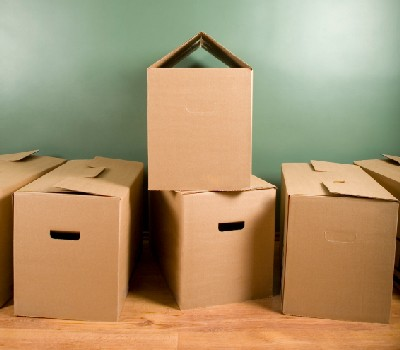
#> input picture HW2/data/img00.jpg, 400 x 350 px; its folder holds only this picture in this run
$ python HW2_HoughTransform.py
#> lines starting #> are read from the running program, lines starting #| are printed output that depends on the picture; after the words box and inside, x2 and y2 are one past the last pixel; in counts of white or black regions, pixels touching at a corner belong together

import math
import glob
import numpy as np
from PIL import Image
import cv2


# parameters

datadir = './data'
resultdir='./results'

sigma=2
threshold=0.03
rhoRes=1
thetaRes=math.pi/180
nLines=20


def ConvFilter(Igs, G):
    print('1. ConvFilter')
    # TODO ...
    Igs_h, Igs_w = Igs.shape
    G_h, G_w = G.shape

    half = max(G_h, G_w) // 2
    t_half = half * 2

    Igs_pad = np.pad(Igs, ((half, half), (half, half)), mode='edge')

    Iconv = np.zeros(Igs.shape)
    for i in range(Igs_h):
        for j in range(Igs_w):
            patch = Igs_pad[i:i+t_half+1, j:j+t_half+1]

            Iconv[i][j] = np.einsum('ij,ij', np.flip(G), patch)
    return Iconv


def EdgeDetection(Igs, sigma):
    # TODO ...
    print('2. Edge Detection')
    size = sigma * 6 + 1
    G = np.fromfunction(lambda x, y: (1/(2*np.pi*sigma**2)) * np.exp((-1*((x-(size-1)/2)**2+(y-(size-1)/2)**2))/(2*sigma**2)), (size, size))
    Ig = ConvFilter(Igs, G)

    x_sobel = np.array([[-1, 0, 1], [-2, 0, 2], [-1, 0, 1]], np.float32)
    Ix = ConvFilter(Ig, x_sobel)

    y_sobel = np.array([[1, 2, 1], [0, 0, 0], [-1, -2, -1]], np.float32)
    Iy = ConvFilter(Ig, y_sobel)

    Im = np.hypot(Ix, Iy)
    Io = np.arctan2(Iy, Ix)

    # Im = Im / Im.max() * 255
    # image = Image.fromarray(Im)
    # image.show()

    # non maximal suppression
    Im_nms = np.zeros(Im.shape)
    Im_h, Im_w = Im.shape
    for i in range(1, Im_h-1):
        for j in range(1, Im_w-1):
            if (0 <= Io[i, j] < (np.pi / 4) or -np.pi <= Io[i, j] < -(np.pi * 3 / 4)):
                a = np.abs(np.tan(Io[i, j]))
                p = a * Im[i-1, j+1] + (1-a) * Im[i, j+1]
                r = a * Im[i+1, j-1] + (1-a) * Im[i, j-1]
            elif ((np.pi / 4) <= Io[i, j] < (np.pi / 2) or -(np.pi * 3 / 4) <= Io[i, j] < -(np.pi / 2)):
                a = np.abs(1/np.tan(Io[i, j]))
                p = a * Im[i-1, j+1] + (1-a) * Im[i-1, j]
                r = a * Im[i+1, j-1] + (1-a) * Im[i+1, j]
            elif ((np.pi / 2) <= Io[i, j] < (np.pi * 3 / 4) or -(np.pi / 2) <= Io[i, j] < -(np.pi / 4)):
                a = np.abs(1/np.tan(Io[i, j]))
                p = a * Im[i-1, j-1] + (1-a) * Im[i-1, j]
                r = a * Im[i+1, j+1] + (1-a) * Im[i+1, j]
            elif ((np.pi * 3 / 4) <= Io[i, j] <= np.pi or -(np.pi / 4) <= Io[i, j] < 0):
                a = np.abs(np.tan(Io[i, j]))
                p = a * Im[i-1, j-1] + (1-a) * Im[i, j-1]
                r = a * Im[i+1, j+1] + (1-a) * Im[i, j+1]

            if Im[i, j] > p and Im[i, j] > r:
                Im_nms[i, j] = Im[i, j]
            else:
                Im_nms[i, j] = 0

    # Im_nms = Im_nms / Im_nms.max() * 255
    # image = Image.fromarray(Im_nms)
    # image.show()

    return Im_nms, Io, Ix, Iy

def HoughTransform(Im,threshold, rhoRes, thetaRes):
    # TODO ...
    print('3. Hough Transform')
    # threshold
    Im[Im < threshold] = 0

    # Im = Im / Im.max() * 255
    # image = Image.fromarray(Im)
    # image.show()

    # # Hough transform
    theta = np.linspace(-90, 90, num=int(np.pi/thetaRes)+1)
    theta = np.deg2rad(theta)
    Im_h, Im_w = Im.shape
    diagonal = int(np.ceil(np.hypot(Im_h, Im_w)))

    cos_theta = np.cos(theta)
    sin_theta = np.sin(theta)

    H = np.zeros((int(2*diagonal // rhoRes), len(theta)-1))
    for x in range(Im_w):
        for y in range(Im_h):
            if Im[y, x] > 0:
                for k in range(len(theta)-1):
                    rho = int(round(x * cos_theta[k] + y * sin_theta[k])) + diagonal
                    rho = int(rho // rhoRes)
                    H[rho, k] += 1

    # image = Image.fromarray(H)
    # image.show()

    return H

def HoughLines(H,rhoRes,thetaRes,nLines):
    # TODO ...
    print('4. Hough Lines')
    # http://fourier.eng.hmc.edu/e161/dipum/houghpeaks.m
    # https://gist.github.com/ri-sh/45cb32dd5c1485e273ab81468e531f09

    # nhood_size = H
    nhood_size_y, nhood_size_x = H.shape
    nhood_size_y = int(nhood_size_y // 10 + 1)
    nhood_size_x = int(nhood_size_x // 10 + 1)

    # loop through number of peaks to identify
    indicies = []
    lRho = []
    lTheta = []
    H1 = np.copy(H)
    for i in range(nLines):
        idx = np.argmax(H1) # find argmax in flattened array
        H1_idx = np.unravel_index(idx, H1.shape) # remap to shape of H
        indicies.append(H1_idx)

        # surpess indicies in neighborhood
        idx_y, idx_x = H1_idx # first separate x, y indexes from argmax(H)
        lRho.append(idx_y)
        lTheta.append(idx_x)
        # if idx_x is too close to the edges choose appropriate values
        if idx_x - (nhood_size_x // 2) < 0:
            min_x = 0
        else:
            min_x = idx_x - (nhood_size_x // 2)
        if (idx_x + (nhood_size_x // 2) + 1) > H.shape[1]:
            max_x = H.shape[1]
        else:
            max_x = idx_x + (nhood_size_x // 2) + 1

        # if idx_y is too close to the edges choose appropriate values
        if idx_y - (nhood_size_y / 2) < 0:
            min_y = 0
        else:
            min_y = idx_y - (nhood_size_y // 2)
        if (idx_y + (nhood_size_y // 2) + 1) > H.shape[0]:
            max_y = H.shape[0]
        else:
            max_y = idx_y + (nhood_size_y // 2) + 1

        # bound each index by the neighborhood size and set all values to 0
        for x in range(min_x, max_x):
            for y in range(min_y, max_y):
                # remove neighborhoods in H1
                H1[y, x] = 0

                # highlight peaks in original H
                if (x == min_x or x == (max_x - 1)):
                    H[y, x] = 255
                if (y == min_y or y == (max_y - 1)):
                    H[y, x] = 255

    lRho = np.array(lRho)
    lTheta = np.array(lTheta)
    lTheta = lTheta / ((math.pi/thetaRes)/180)
    lTheta -= 90

    # image = Image.fromarray(H)
    # image.show()

    return lRho, lTheta

def HoughLineSegments(lRho, lTheta, Im, threshold):
    # TODO ...
    print('5. Hough Line Segments')
    # threshold
    Im[Im < threshold] = 0

    sigma1 = 2
    size1 = 13
    G = np.fromfunction(lambda x, y: (1/(2*np.pi*sigma1**2)) * np.exp((-1*((x-(size1-1)/2)**2+(y-(size1-1)/2)**2))/(2*sigma1**2)), (size1, size1))
    Im = ConvFilter(Im, G)

    Im = Im / Im.max() * 255
    # image = Image.fromarray(Im)
    # image.show()

    Im_h, Im_w = Im.shape
    l = []
    for k in range(nLines):
        new = np.zeros(Im.shape)
        diagonal = int(np.ceil(np.hypot(Im_h, Im_w)))
        cos_theta = np.cos(np.deg2rad(lTheta))
        sin_theta = np.sin(np.deg2rad(lTheta))

        if lTheta[k] != 0:
            x1 = 0
            y1 = int(round(((lRho[k]*rhoRes) - diagonal - x1 * cos_theta[k]) / sin_theta[k]))
            start_x = 0
            start_y = y1
            x2 = Im_w - 1
            y2 = int(round(((lRho[k]*rhoRes) - diagonal - x2 * cos_theta[k]) / sin_theta[k]))
            end_x = Im_w - 1
            end_y = y2
            cv2.line(new, (start_x, start_y), (end_x, end_y), (255, 255, 255), 1)

        else:
            x = int(round((lRho[k]*rhoRes) - diagonal / cos_theta[k]))
            cv2.line(new, (0, x), (Im_w, x), (255, 255, 255), 1)

        subtract = np.nonzero(new)
        segment = np.zeros(Im.shape)
        end = False
        start_cand = []
        end_cand = []
        distance = []
        for i in range(len(subtract[0])):
            if 30 <= new[subtract[0][i], subtract[1][i]] - Im[subtract[0][i], subtract[1][i]] < 230:
                if not end:
                    start_cand.append([subtract[1][i], subtract[0][i]])
                    end = True
            else:
                if end:
                    end_cand.append([subtract[1][i], subtract[0][i]])
                    end = False

        if end:
            end_cand.append([subtract[1][-1], subtract[0][-1]])

        if not start_cand and not end_cand:
            start = tuple(['start', tuple([-1, -1])])
            end = tuple(['end', tuple([-1, -1])])
        else:
            for i in range(len(start_cand)):
                dist = ((end_cand[i][0] - start_cand[i][0]) ** 2 + (end_cand[i][1] - start_cand[i][1]) ** 2) ** 0.5
                distance.append(dist)

        if distance:
            argidx = np.argmax(np.array(distance))
            start = tuple(['start', tuple(start_cand[argidx])])
            end = tuple(['end', tuple(end_cand[argidx])])

        l_idx = dict([start, end])
        l.append(l_idx)

    return l

def main():

    # read images
    for img_path in glob.glob(datadir+'/*.jpg'):
        print(img_path)
        # load grayscale image
        img = Image.open(img_path).convert("L")

        Igs = np.array(img)
        Igs = Igs / 255.

        # Hough function
        Im, Io, Ix, Iy = EdgeDetection(Igs, sigma)
#> after the loop in ConvFilter (call 3), `for i in range(Igs_h):`:
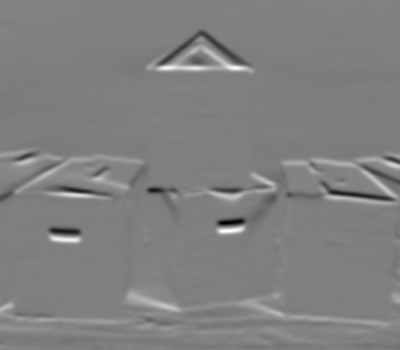
#> Iconv: shape (350, 400) float64; min -1.1, max 1.08, mean -0.00163; drawn with min black and max white
#> in EdgeDetection, `Io = np.arctan2(Iy, Ix)`:
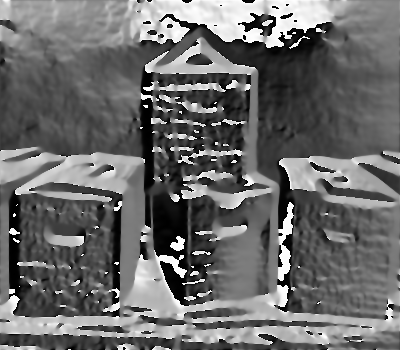
#> Io: shape (350, 400) float64; min -3.14, max 3.14, mean -0.493; drawn with min black and max white
        H= HoughTransform(Im,threshold, rhoRes, thetaRes)
#> in HoughTransform, `Im[Im < threshold] = 0`: Im: shape (350, 400) float64; min 0, max 1.1, mean 0.0131
#> after the loop in HoughTransform, `for x in range(Im_w):`:
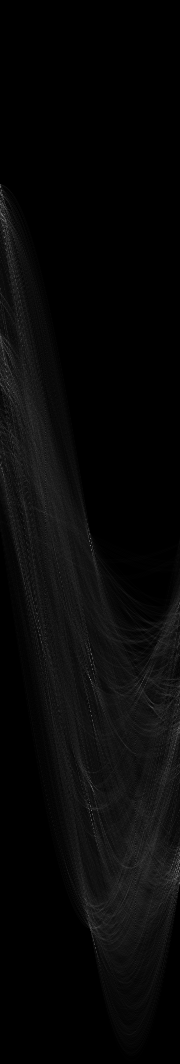
#> H: shape (1064, 180) float64; min 0, max 130, mean 8.1
        lRho,lTheta =HoughLines(H,rhoRes,thetaRes,nLines)
#> the loop in HoughLines, `for i in range(nLines):` made 20 passes
#> (idx, idx_y, idx_x, min_x, max_x, min_y, max_y) on passes 2, 3, 5, 8, 10, 11, 13, 14, 15, 16, 17, 18: (98190, 545, 90, 81, 100, 492, 599), (122310, 679, 90, 81, 100, 626, 733), (141571, 786, 91, 82, 101, 733, 840), (164788, 915, 88, 79, 98, 862, 969), (127412, 707, 152, 143, 162, 654, 761), (111638, 620, 38, 29, 48, 567, 674), (122722, 681, 142, 133, 152, 628, 735), (158927, 882, 167, 158, 177, 829, 936), (48793, 271, 13, 4, 23, 218, 325), (103019, 572, 59, 50, 69, 519, 626), (138226, 767, 166, 157, 176, 714, 821), (81552, 453, 12, 3, 22, 400, 507)
#> (idx, idx_y, idx_x, max_x, min_y, max_y) on passes 1, 6, 9: (38702, 215, 2, 12, 162, 269), (69128, 384, 8, 18, 331, 438), (84782, 471, 2, 12, 418, 525)
#> after the loop in HoughLines, `for i in range(nLines):`:
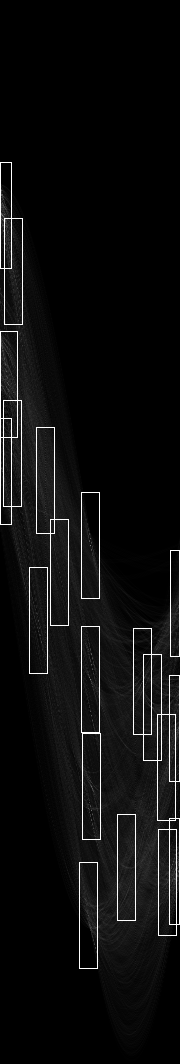
#> H: shape (1064, 180) float64; 2.53% of pixels changed, all inside (x1, y1, x2, y2) = (0, 162, 180, 969)
#> after the loop in HoughLines, `for i in range(nLines):`:
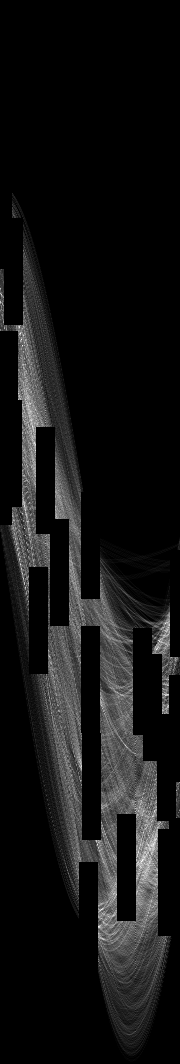
#> H1: shape (1064, 180) float64; 15.94% of pixels changed, all inside (x1, y1, x2, y2) = (0, 184, 180, 969); drawn with min black and max white
#> after the loop in HoughLines, `for i in range(nLines):`: indicies = [(215, 2), (545, 90), (679, 90), (871, 178), (786, 91), (384, 8), (728, 178), (915, 88), (471, 2), (707, 152), (620, 38), (603, 179), (681, 142), (882, 167), (271, 13), (572, 59), (767, 166), (453, 12), (480, 45), (867, 126)]; lRho = [215, 545, 679, 871, 786, 384, 728, 915, 471, 707, 620, 603, 681, 882, 271, 572, 767, 453, 480, 867]; lTheta = [2, 90, 90, 178, 91, 8, 178, 88, 2, 152, 38, 179, 142, 167, 13, 59, 166, 12, 45, 126]
#> in HoughLines, `lRho = np.array(lRho)`: lRho = 20 values, max 915 at index 7, min 215 at index 0, mean 624.9
#> in HoughLines, `lTheta = np.array(lTheta)`: lTheta = 20 values, max 179 at index 11, min 2 at index 0, mean 91.3
#> in HoughLines, `lTheta -= 90`: lTheta = 20 values, max 89 at index 11, min -88 at index 0, mean 1.3

        # [25 lines of commented-out code are left out]

        l = HoughLineSegments(lRho, lTheta, Im, threshold)
#> after the loop in ConvFilter (call 4), `for i in range(Igs_h):`:
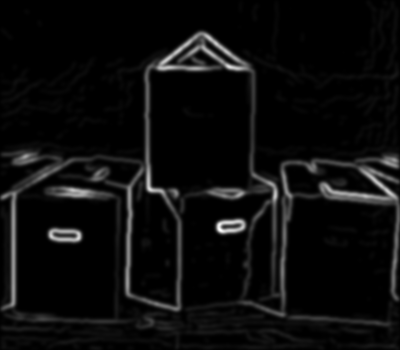
#> Iconv: shape (350, 400) float64; min 0, max 0.259, mean 0.013; drawn with min black and max white
#> the loop in HoughLineSegments, `for k in range(nLines):` made 20 passes
#> (y1, start_y, y2, end_y, subtract, l_idx) on passes 6, 7, 10, 11, 18: (149, 149, 206, 206, 400 positions, rows 149 to 206, columns 0 to 399, {'start': (312, 194), 'end': (399, 206)}), (196, 196, 182, 182, 400 positions, rows 182 to 196, columns 0 to 399, {'start': (126, 192), 'end': (43, 194)}), (198, 198, -14, -14, 374 positions, rows 0 to 198, columns 0 to 373, {'start': (77, 157), 'end': (0, 198)}), (-112, -112, 200, 200, 257 positions, rows 0 to 200, columns 143 to 399, {'start': (350, 162), 'end': (399, 200)}), (81, 81, 166, 166, 400 positions, rows 81 to 166, columns 0 to 399, {'start': (360, 158), 'end': (399, 166)})
#> (y1, start_y, y2, end_y, subtract) on passes 1, 4, 5, 8, 9, 12: (317, 317, 331, 331, 400 positions, rows 317 to 331, columns 0 to 399), (339, 339, 325, 325, 400 positions, rows 325 to 339, columns 0 to 399), (14554, 14554, -8305, -8305, 350 positions, rows 0 to 349, columns 247 to 254), (-10974, -10974, 451, 451, 350 positions, rows 0 to 349, columns 383 to 396), (61, 61, 75, 75, 400 positions, rows 61 to 75, columns 0 to 399), (71, 71, 64, 64, 400 positions, rows 64 to 71, columns 0 to 399)
#> after the loop in HoughLineSegments, `for k in range(nLines):`:
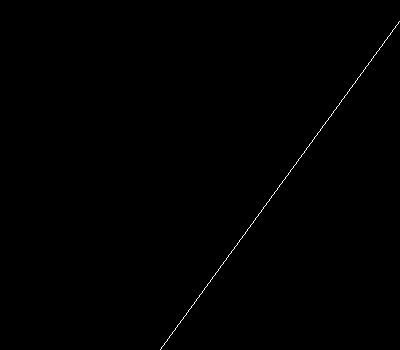
#> new: shape (350, 400) float64; 0.24% white in thin lines or dots, all inside (x1, y1, x2, y2) = (160, 21, 400, 350)
#> after the loop in HoughLineSegments, `for k in range(nLines):`: l = 20 items
#> l = 20 items

        # [10 lines of commented-out code are left out]


if __name__ == '__main__':
    main()
